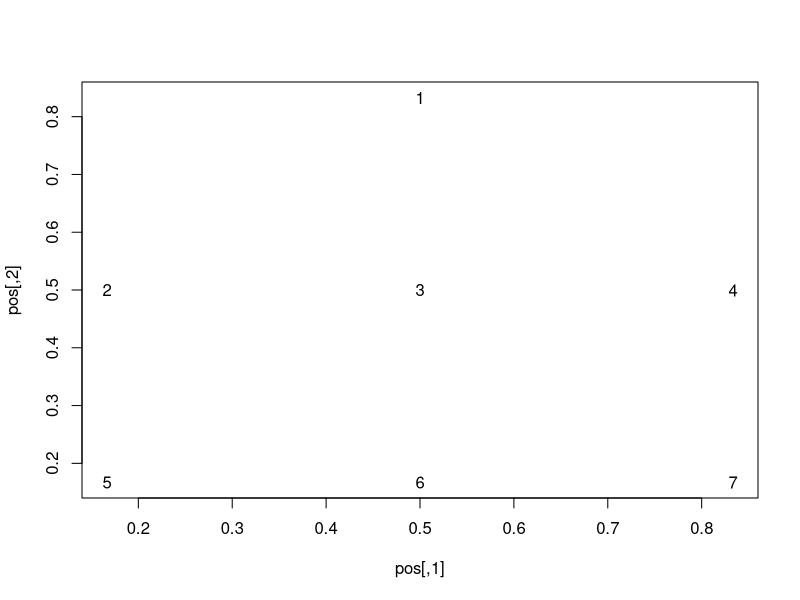
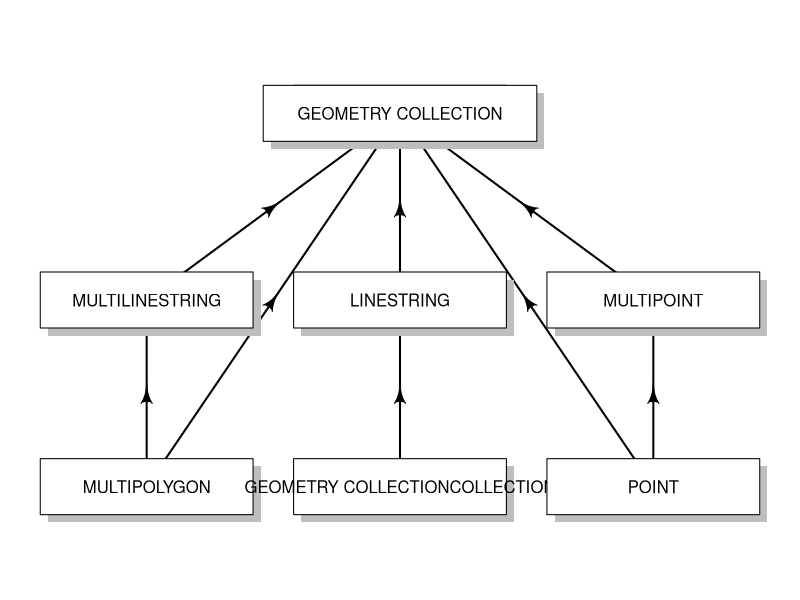

Reproduce these figures in R, in order.
# Aim: create diagram representing sf classes
library(sf)
library(diagram)
sf_classes = getClasses(where = asNamespace("sf"))
n = sf_classes[grepl(pattern = "sfc_", sf_classes)]
n = gsub(pattern = "sfc_", replacement = "", n)
n = gsub(pattern = "GEOMETRY", replacement = "GEOMETRY COLLECTION", n)
n = sort(n)[c(1, 4, 3, 5, 6, 2, 7)]

# see https://davetang.org/muse/2017/03/31/creating-flowchart-using-r/
png(filename = "images/sf-classes.png", width = 600, height = 500)
# openplotmat()
pos = coordinates(c(1, 3, 3))
plot(pos, type = 'n')
text(pos)
par(mar = rep(1, 4))
openplotmat()
straightarrow(from = pos[5, ], to = pos[2, ])
straightarrow(from = pos[5, ], to = pos[1, ])
straightarrow(from = pos[6, ], to = pos[3, ])
straightarrow(from = pos[7, ], to = pos[4, ])
straightarrow(from = pos[7, ], to = pos[1, ])
straightarrow(from = pos[2, ], to = pos[1, ])
straightarrow(from = pos[3, ], to = pos[1, ])
straightarrow(from = pos[4, ], to = pos[1, ])
for(i in seq_along(n))
  textrect(mid = pos[i,], radx = 0.14, rady = 0.05, lab = n[i])
i = 1
textrect(mid = pos[i,], radx = 0.18, rady = 0.05, lab = n[i])
dev.off()

## attempt with DiagrammR -----
# nodes = create_node_df(n = length(n), label = n, shape = "rectangle", width = 3, )
# graph_attrs = c("layout = circo",
#                  "overlap = false",
#                  "fixedsize = true",
#                  "ranksep = 3",
#                  "outputorder = edgesfirst")
# edges = create_edge_df(from = c(1, 2, 3, 4, 5, 6),
#                        to = c(4, 5, 6, 7, 7, 7))
# g = create_graph(nodes_df = nodes, edges_df = edges)
# 
# render_graph(g, layout = "forceDirected")
# export_graph(g,file_name = "f.gexf", file_type = "gexf")
